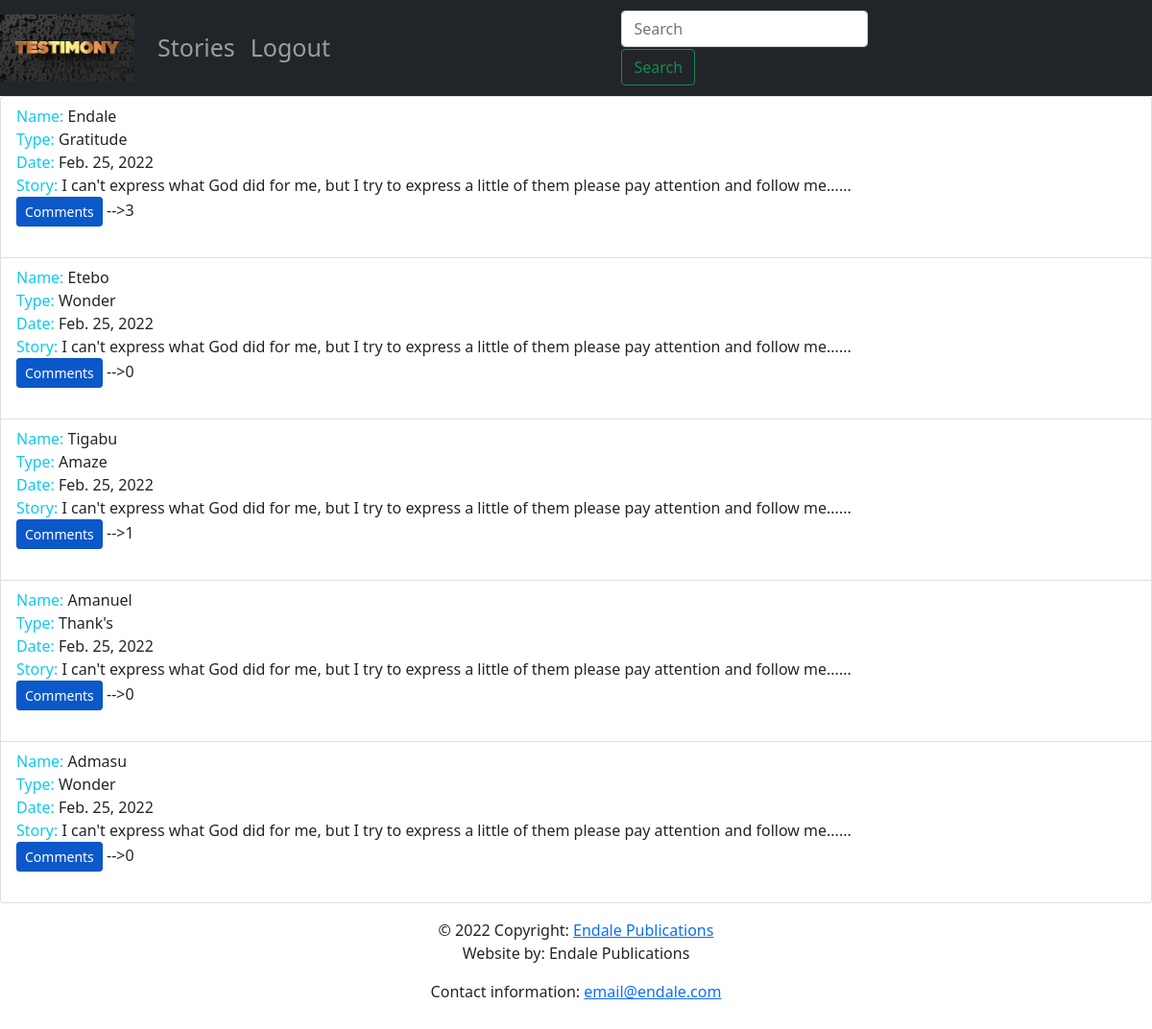
Screenshot of /stories/ with the database file from the repository.
### stories/models.py (models this page shows, shortened)
class Story(models.Model):
    story = models.TextField(help_text="story")
    title = models.CharField(max_length=60, help_text="Title of story")
    photo = models.FileField(help_text="file example photo or video", blank= True)
    person = models.OneToOneField(Person, on_delete=models.CASCADE)
    story_date = models.DateField(verbose_name="data story was recorded")
    type = models.CharField(max_length=50, help_text="type of story")

class Person(models.Model):
    first_name = models.CharField(max_length=20, help_text="first name")
    last_name = models.CharField(max_length=20, help_text="last name")
    email = models.EmailField(help_text="email address")
    phone = models.CharField(max_length=15, help_text="phone number")
    def __str__(self):
        return self.first_name

### stories/views.py (the view)
# urls.py: path('stories/', views.story_list, name='story_list'),
def story_list(request):
    stories = Story.objects.all()
    stories_with_comment = []
    for story in stories:
        comments = story.comment_set.all()
        if comments:
            number_of_comments = len(comments)
        else:
            number_of_comments = 0
        stories_with_comment.append({"story": story, "number_of_comments": number_of_comments})
    context = {
        "story_list": stories_with_comment
    }
    return render(request, "story_list.html", context)

### stories/templates/story_list.html
{% extends 'home.html' %}
{% block content %}
<ul class="list-group">
  {% for item in story_list %}
  <li class="list-group-item">
      <span class="text-info">Name: </span> <span>{{ item.story.person }}</span>
      <br>
      <span class="text-info">Type: </span><span>{{ item.story.type }}</span>
      <br>
      <span class="text-info">Date: </span><span>{{ item.story.story_date }}</span>
      <br>
      <span class="text-info">Story: </span><span>{{ item.story.story }}</span>
      <br>
      <a class="btn btn-primary btn-sm active" role="button" aria-pressed="true" href="/story/{{ item.story.id }}/">Comments</a>
      </span><span class="">-->{{ item.number_of_comments }}</span>
      <br><br>
  </li>
  {% endfor %}
</ul>
{% endblock %}

### stories/templates/home.html
{% extends 'root_home.html' %}
{% load static %}
{% block brand %}<img src="{% static 'stories/logo.jpg' %}">{% endblock %}

### templates/root_home.html (shortened to what this page needs)
<!doctype html>
{% load static %}
<html lang="en">
  <head>
      <link href="{% static 'stories/bootstrap.min.css' %}" rel="stylesheet">
    <link href="{% static 'stories/main.css' %}" rel="stylesheet">
  </head>
  <body>
        <nav class="navbar navbar-expand-sm navbar-dark bg-dark sticky-top">
          <a class="navbar-brand" href="/">{% block brand %}{% endblock %}</a>
          <div class="collapse navbar-collapse" id="navbarSupportedContent">
            <div>
              <ul class="navbar-nav mr-auto">
              <li class="nav-item active">
                <a class="nav-link" href="/stories/">Stories </a>
              </li>
              <li class="nav-item">
                <a class="nav-link" href="#">Logout</a>
              </li>
            </ul>
            </div>
            <div class="mx-auto">
              <form class="form-inline my-2 my-lg-0">
                <input class="mx-auto form-control mr-sm-2" type="search" placeholder="Search" aria-label="Search">
                <button class="mx-auto btn btn-outline-success my-2 my-sm-0" type="submit">Search</button>
            </form>
            </div>
          </div>
        </nav>
         {% block content %}{% endblock %}
  <footer class="page-footer font-small blue">
    <div class="footer-copyright text-center py-3">© 2022 Copyright:
      <a href="https://www.endaleyohannes.com"> Endale Publications</a>
      <p>Website by: Endale Publications</p>
      <p>Contact information: <a href="mailto:endaleyohannes8@gmail.com">email@endale.com</a></p>
    </div>
  </footer>
  </body>
</html>

### stories/static/stories/main.css (style rules this page uses)
.navbar { min-height: 100px; font-size: 25px; }
.navbar-brand { font-size: 25px; }
.navbar-brand > img { height: 70px; }

### rows the page displays
Story: story.person "Endale", story.type "Gratitude", story.story_date "Feb. 25, 2022", story.story "I can't express what God did for me, but I try to express a little of them please pay attention and follow me......", number_of_comments "3"
Story: story.person "Etebo", story.type "Wonder", story.story_date "Feb. 25, 2022", story.story "I can't express what God did for me, but I try to express a little of them please pay attention and follow me......", number_of_comments "0"
Story: story.person "Tigabu", story.type "Amaze", story.story_date "Feb. 25, 2022", story.story "I can't express what God did for me, but I try to express a little of them please pay attention and follow me......", number_of_comments "1"
Story: story.person "Amanuel", story.type "Thank's", story.story_date "Feb. 25, 2022", story.story "I can't express what God did for me, but I try to express a little of them please pay attention and follow me......", number_of_comments "0"
Story: story.person "Admasu", story.type "Wonder", story.story_date "Feb. 25, 2022", story.story "I can't express what God did for me, but I try to express a little of them please pay attention and follow me......", number_of_comments "0"
